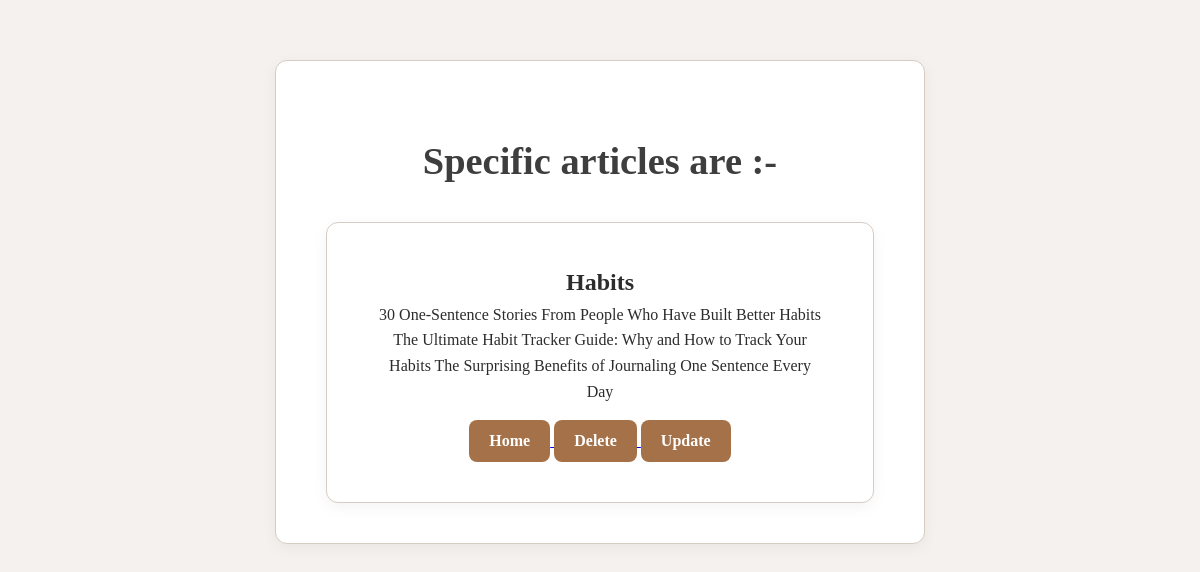
Page /specarticle/6 on the committed database.
### myapp/models.py (models this page shows)
class ArticleModel(models.Model):
    name = models.CharField(max_length = 100)
    desc = models.TextField()

### myapp/views.py (the view)
# urls.py: path('specarticle/<int:id>', views.spec_article, name = 'specific'),
def spec_article(request,id):
    specific_data = ArticleModel.objects.get(id=id)
    print(specific_data.name)
    print(specific_data.desc)
    return render(request, 'html/specific.html',{'data':specific_data})

### templates/html/specific.html (shortened to what this page needs)
{% extends 'html/index.html' %}
{% block title %}<h1>Specific articles are :- </h1>{% endblock %}
    {% block content %}
    <center>
        <h2>{{data.name}}</h2>
        <p>{{data.desc}}</p>
        <a href="{% url 'home' %}">
            <button>Home</button>
        </a>
        <a href="{% url 'delete' data.id %}">
            <button>Delete</button>
        </a>
        <a href="{% url 'update' data.id %}">
            <button>Update</button>
        </a>
    </center>
    {% endblock %}

### static/css/style.css (style rules this page uses)
* { margin: 0; padding: 0; box-sizing: border-box; }
body { font-family: 'Georgia', serif; background-color: #f4f1ee; color: #2c2c2c; line-height: 1.6; padding: 60px 20px; }
center { background-color: #ffffff; border: 1px solid #d6ccc2; max-width: 650px; margin: auto; padding: 40px 50px; border-radius: 12px; box-shadow: 0 4px 15px rgba(0, 0, 0, 0.05); }
h1 { font-size: 2.4rem; margin-bottom: 30px; color: #3e3e3e; text-align: center; }
button { padding: 12px 20px; font-size: 1rem; font-weight: bold; background-color: #5f4b8b; color: #fff; border: none; border-radius: 8px; cursor: pointer; transition: background-color 0.25s ease; font-family: 'Georgia', serif; }
a button { background-color: #a47148; margin-top: 16px; }

### rows in the picture
ArticleModel: name "Habits", desc "30 One-Sentence Stories From People Who Have Built Better Habits The Ultimate Habit Tracker Guide: Why and How to Track Your Habits The Surprising Benefits of Journaling One Sentence Every Day"
